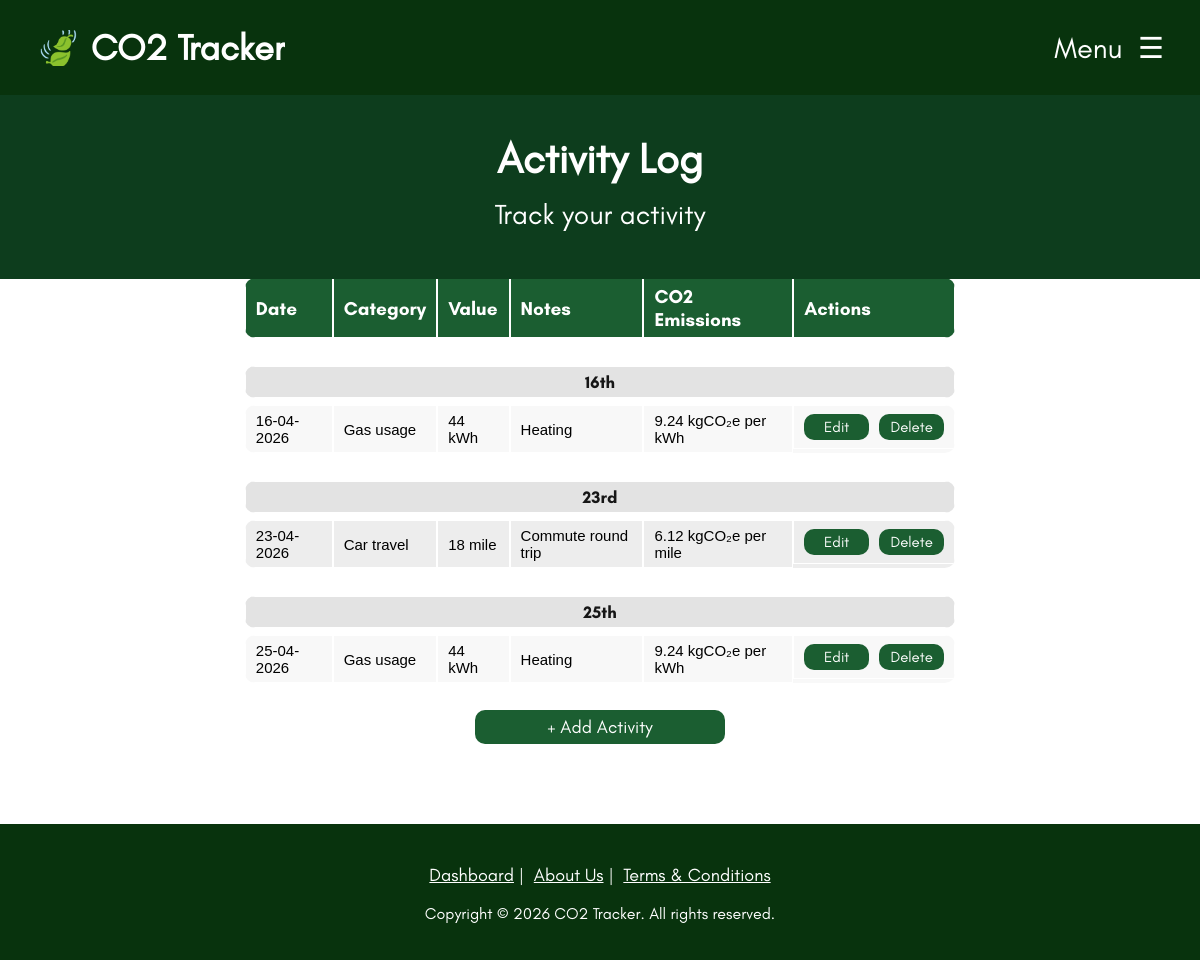
Before: /activity-log.php (signed in) with the older database file.
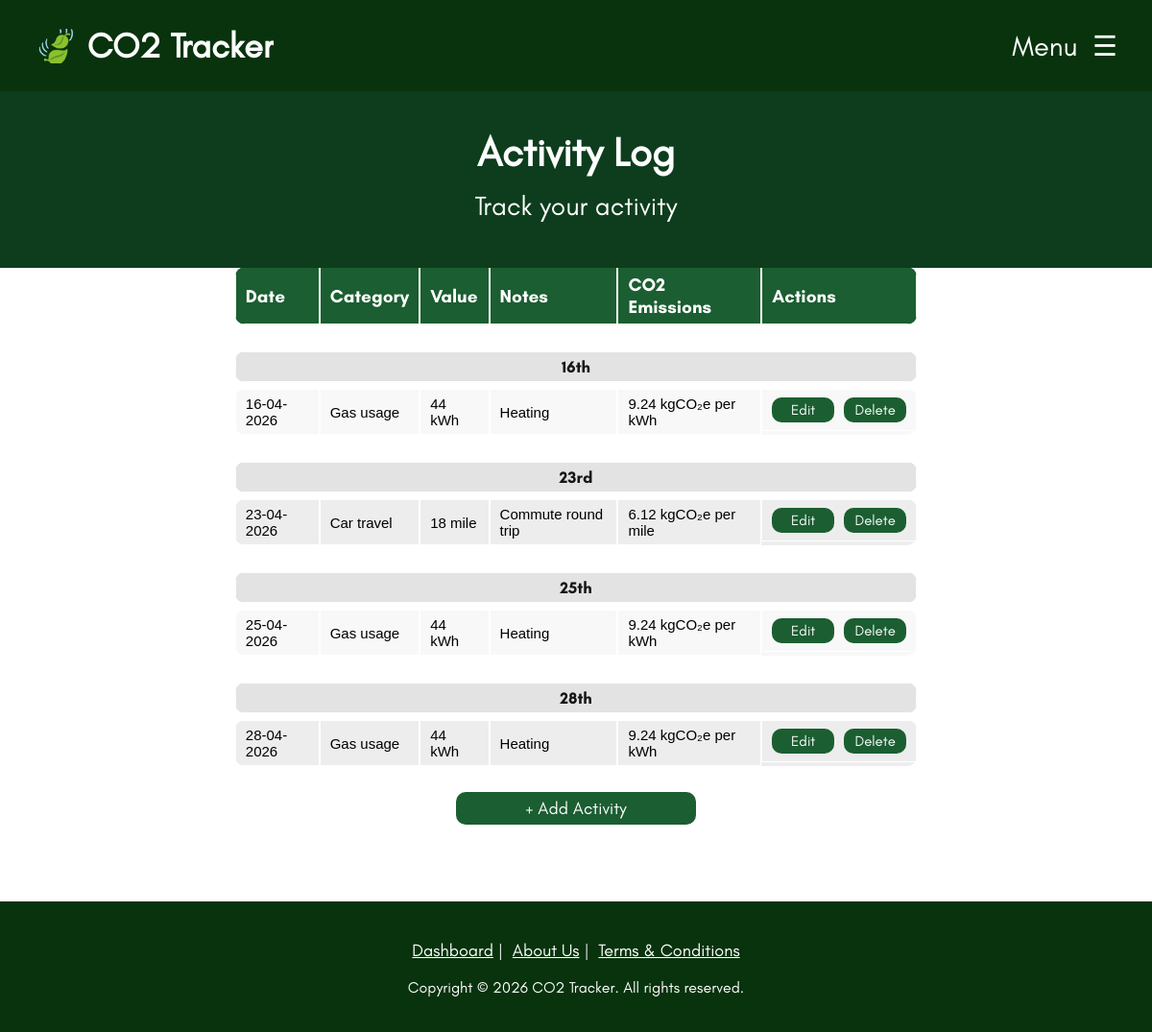
After: the same page with the newer database file.
### tables this page shows
CREATE TABLE Activity_Log
(
	Log_ID INTEGER PRIMARY KEY AUTOINCREMENT,
	User_ID INTEGER NOT NULL,
	Category_ID INTEGER NOT NULL,
	Value INTEGER NOT NULL,
	Activity_Date DATETIME NOT NULL,
	Notes TEXT,
	Calculated_Emissions REAL NOT NULL
);

CREATE TABLE Emission_Category
(
	Category_ID TEXT PRIMARY KEY,
	Name TEXT NOT NULL,
	Description TEXT NOT NULL,
	Unit TEXT NOT NULL,
	Average REAL NOT NULL,
	Emission_Factor REAL NOT NULL,
	Emission_Unit TEXT NOT NULL
);

### components/functions.php (the view, shortened to what this page needs)
<?php
function dbConnect()
{
  $db = new SQLite3(__DIR__ . "/data.db");
  $db->enableExceptions(true);
  return $db;
}
function DisplayActivityLog()
{
  $current_month_datetime = new DateTime('first day of this month 00:00:00');
  $current_m_y = $current_month_datetime->format('m-y');
  $selected_month_param = isset($_GET['date']) ? $_GET['date'] : $current_m_y;
  $selected_month_datetime = DateTime::createFromFormat('m-y', $selected_month_param);
  $selected_month_datetime->modify('first day of this month 00:00:00');
  $prev_month = (clone $selected_month_datetime)->modify('-1 month')->format('m-y');
  echo "<div class='activity-month-select-container'>";
  echo "<a href='?date=$prev_month' class='month-select-arrow'>❮</a>";
  echo "<p class='activity-month-header'>" . $selected_month_datetime->format('F Y') . "</p>";
  echo "</div>";
  DisplayThisMonthsActivities($selected_month_datetime);
}
function DisplayThisMonthsActivities($selected_month_datetime)
{
    $db = dbConnect();
    $month = $selected_month_datetime->format('m-Y');
    $stmt = $db->prepare("
            SELECT AL.*, U.Username, C.Name, C.Unit, C.Emission_Unit
            FROM Activity_Log AL
            INNER JOIN User U ON AL.User_ID = U.User_ID
            INNER JOIN Emission_Category C ON AL.Category_ID = C.Category_ID
            WHERE U.User_ID = :user_id
            AND substr(Activity_Date, 4, 7) = :selected_month
            ORDER BY AL.Activity_Date ASC
        ");
    $stmt->bindValue(':user_id', $_SESSION['user_id'], SQLITE3_INTEGER);
    $stmt->bindValue(':selected_month', $month, SQLITE3_TEXT);
    $results = $stmt->execute();
    if ($results) {
    $lastDate = "";
    echo "
            <table class='activities-table'>
            <tr>
                <th>Date</th>
                <th>Category</th>
                <th>Value</th>
                <th>Notes</th>
                <th>CO2 Emissions</th>
                <th>Actions</th>
            </tr>";
    while ($row = $results->fetchArray(SQLITE3_ASSOC)) {
        $currentDate = $row['Activity_Date'];
        $dateTime = DateTime::createFromFormat('d-m-Y', $currentDate);
        $dateFormatted = $dateTime->format('jS');
        if ($currentDate !== $lastDate) {
        echo "
                    <tr></tr>
                    <tr></tr>
                    <tr></tr>
                    <tr class='date-break'>
                        <td colspan='6'><p>" . $dateFormatted . "</p></td>
                    </tr>";
        $lastDate = $currentDate;
        }
        $logId = $row['Log_ID'];
        $escapedNotes = htmlspecialchars($row['Notes'], ENT_QUOTES);
        $escapedValue = htmlspecialchars($row['Value'], ENT_QUOTES);
        $dateForEditInput = $dateTime->format('Y-m-d');
        echo "
                <tr id='row-{$logId}'>
                    <td>{$row['Activity_Date']}</td>
                    <td>{$row['Name']}</td>
                    <td>{$row['Value']} {$row['Unit']}</td>
                    <td>{$row['Notes']}</td>
                    <td>{$row['Calculated_Emissions']} {$row['Emission_Unit']}</td>
                    <td class='action-buttons'>
                        <button onclick='openEditModal({$logId}, \"{$dateForEditInput}\", \"{$escapedValue}\", \"{$escapedNotes}\")' class='edit-delete-button'>Edit</button>
                        <button onclick='confirmDelete({$logId})' class='edit-delete-button'>Delete</button>
                    </td>
                </tr>";
    }
    echo "</table>";
    echo "<div class='add-activity-btn-container'><button onclick='openAddModal()' class='add-activity-btn'>+ Add Activity</button></div>";
    }
    else {
        echo "No activities found or query failed.";
    }
}
?>

### activity-log.php (shortened to what this page needs)
<!DOCTYPE html>
<html lang="en">
  <?php
  include("components/head.php");
  ?>
    <div class="welcome-container">
        <h1>Activity Log</h1>
        <p>Track your activity</p>
    </div>
    <div class="activity-log-container">
        <?php DisplayActivityLog(); ?>
    </div>
    <?php
      include("components/footer.php");
    ?>

### components/head.php (shortened to what this page needs)
<head>
    <link rel="stylesheet" href="css/style.css" />
    <link rel="stylesheet" href="css/navbar.css" />
    <link rel="stylesheet" href="css/termsconditions.css" />
    <link rel="stylesheet" href="css/loginoverlay.css" />
    <?php
      require_once("components/functions.php");
    ?>
</head>
<body>
    <?php
      include("components/navbar.php");
    ?>

### components/navbar.php (shortened to what this page needs)
<header>
    <nav class="navbar">
        <ul class="navbar-items">
            <li class="navbar-logo">
                <a href="index.php">🍃 CO2 Tracker</a>
            </li>
            <li class="menu-button">
                <span onclick="openSideBar()">Menu &nbsp☰</span>
            </li>
        </ul>
    </nav>
</header>
<div id="sidebar-container" class="sidebar-container">
    <ul class="sidebar-items">
        <li style="font-size: 70px; text-align: center; justify-content: center; margin-bottom: -20px; margin-top: -30px; padding-left: 0px;"><a class="sidebar-logo" href="index.php">🍃</a><li>
    </ul>
</div>

### components/footer.php (shortened to what this page needs)
</body>
<footer>
    <p style="font-size: 18px; text-align: center; font-family: Glacial Indifference;">
        <br>
        <a href="index.php" style="color: white; text-decoration: underline; cursor: pointer;">Dashboard</a>&nbsp|&nbsp
        <a href="about-us.php" style="color: white; text-decoration: underline; cursor: pointer;">About Us</a>&nbsp|&nbsp
        <a href="?show-terms=1" style="color: white; text-decoration: underline; cursor: pointer;">Terms & Conditions</a>
        <br>
    </p>
    <p style="font-size: 16px; text-align: center; font-family: Glacial Indifference;">
        Copyright © 2026 CO2 Tracker. All rights reserved.
    </p>
    <br>
</footer>
</html>

### css/style.css (style rules this page uses)
:root { --lighter-theme-colour: #1b5e31; --main-theme-colour: #0d3d1d; --darker-theme-colour: #08330d; --error-colour: #ff1313; }
.welcome-container { margin-top: 85px; z-index: 1; display: flex; flex-direction: column; box-sizing: border-box; text-align: center; align-items: center; position: absolute; left: 0; right: 0; width: 100%; padding: 20px 0; background-color: var(--main-theme-colour); color: white; font-family: Glacial Indifference; }
.welcome-container h1 { font-size: 42px; margin-bottom: -15px; }
.welcome-container p { font-size: 28px !important; }
header { height: 95px; }
body { margin-block: 0; min-height: 100vh; display: flex; flex-direction: column; font-size: 18px; font-family: Arial, Helvetica, sans-serif; }
footer { background-color: var(--darker-theme-colour); color: #fff; margin-top: auto; margin-inline: -8px; }
.activity-log-container { width: 60%; margin: auto; margin-top: 60px; }
.activity-month-select-container { display: flex; justify-content: space-between; align-items: center; margin-bottom: 20px; }
.activity-month-header { font-family: Glacial Indifference; font-size: 30px; text-align: center; }
.month-select-arrow { font-size: 30px; color: var(--main-theme-colour); cursor: pointer; text-decoration: none; }
.activities-table { font-family: arial, sans-serif; font-size: 15px; width: 100%; border-collapse: separate; border-spacing: 0px 7px; border-radius: 10px; margin-bottom: 50px; }
table td, th { border: 1px solid white; text-align: left; padding: 6px 10px; height: 2em; }
th { font-family: 'Glacial Indifference Bold'; background-color: var(--lighter-theme-colour); color: white; font-size: 19px; }
.date-break td { height: 0.5rem !important; padding: 0px !important; background-color: #e3e3e3 !important; text-align: center !important; }
.date-break td p { margin: 5px !important; font-size: 17px; font-family: 'Glacial Indifference Bold'; opacity: 0.9; }
table tr:nth-child(even) { background-color: #f8f8f8; }
table tr { clip-path: xywh(0 0 100% 100% round 0.7em); background-color: #ededed; }
.edit-delete-button { border-radius: 10px; padding: 4px 10px; color: white; width: 65px; font-family: 'Glacial Indifference'; font-size: 15px; background-color: var(--lighter-theme-colour); border: none; cursor: pointer; }
.action-buttons { display: flex; justify-content: center; align-items: center; gap: 10px; }
.add-activity-btn { border-radius: 10px; padding: 6px 10px; color: white; font-size: 18px; font-family: 'Glacial Indifference'; background-color: var(--lighter-theme-colour); border: none; cursor: pointer; margin: 0 auto; width: 250px; }
.add-activity-btn-container { text-align: center; margin-top: -30px; margin-bottom: 80px; }

### css/navbar.css (style rules this page uses)
.navbar { color: #1e1919; background-color: #08330d; height: 95px; align-content: center; position: fixed; left: 0; right: 0; top: 0; bottom: 0; z-index: 2000; }
.navbar-items { text-decoration: none; font-family: Glacial Indifference; list-style: none; padding: 0 3%; display: flex; justify-content: space-between; align-items: center; background: none; height: 100%; margin: 0px; }
nav ul li a { text-decoration: none; margin-right: 24px; color: white; font-size: 29px; position: relative; }
.navbar-logo a { margin: 0; display: block; text-decoration: none; font-weight: bold; line-height: 100%; white-space: nowrap; overflow: hidden; color: #FFFFFF; font-size: 36px !important; background-color: transparent; transition: font-size 0.05s ease-in-out; }
.menu-button { font-size: 29px; transition: font-size 0.1s ease-in-out; color: white; }
.sidebar-container { position: fixed; top: 0; right: 0; width: 0px; height: 100%; background-color: #08330d; padding-top: 60px; z-index: 2001; overflow-x: hidden; transition: 0.5s; }
.sidebar-items { list-style-type: none; padding-left: 0; }
.sidebar-items li { background-color: #08330d; font-family: Glacial Indifference; height: 70px; display: flex; align-items: center; width: 100%; left: 0; padding-left: 30px; }
.sidebar-logo { text-decoration: none; transition: font-size 0.1s ease-in-out; }

Changed rows visible on the page:
added activity_log: Activity_Date "28th", Activity_Date "28-04-2026", Category_ID.Name "Gas usage", Value "44", Category_ID.Unit "kWh", Notes "Heating", Calculated_Emissions "9.24", Category_ID.Emission_Unit "kgCO₂e per kWh"
